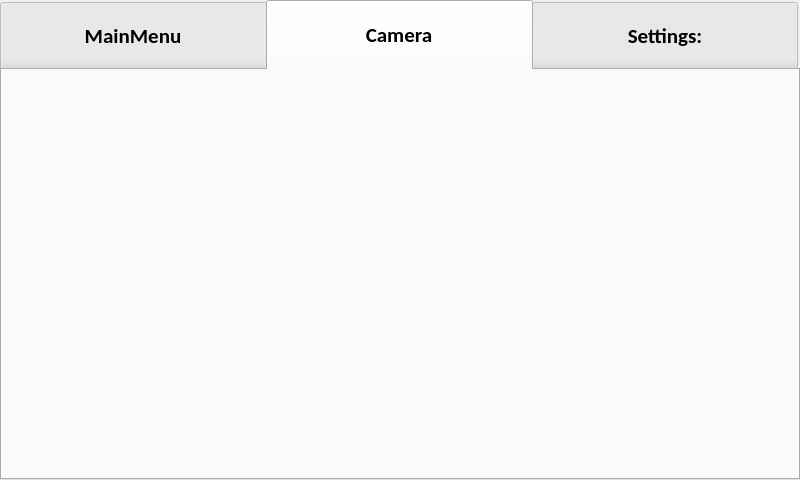
<?xml version="1.0" encoding="UTF-8"?>
<ui version="4.0">
 <class>TouchScreen</class>
 <widget class="QDialog" name="TouchScreen">
  <property name="geometry">
   <rect>
    <x>0</x>
    <y>0</y>
    <width>800</width>
    <height>480</height>
   </rect>
  </property>
  <property name="windowTitle">
   <string>Dialog</string>
  </property>
  <widget class="QTabWidget" name="tabWidget">
   <property name="geometry">
    <rect>
     <x>0</x>
     <y>0</y>
     <width>800</width>
     <height>480</height>
    </rect>
   </property>
   <property name="minimumSize">
    <size>
     <width>800</width>
     <height>0</height>
    </size>
   </property>
   <property name="palette">
    <palette>
     <active>
      <colorrole role="Mid">
       <brush brushstyle="SolidPattern">
        <color alpha="255">
         <red>194</red>
         <green>198</green>
         <blue>189</blue>
        </color>
       </brush>
      </colorrole>
     </active>
     <inactive>
      <colorrole role="Mid">
       <brush brushstyle="SolidPattern">
        <color alpha="255">
         <red>194</red>
         <green>198</green>
         <blue>189</blue>
        </color>
       </brush>
      </colorrole>
     </inactive>
     <disabled>
      <colorrole role="Mid">
       <brush brushstyle="SolidPattern">
        <color alpha="255">
         <red>194</red>
         <green>198</green>
         <blue>189</blue>
        </color>
       </brush>
      </colorrole>
     </disabled>
    </palette>
   </property>
   <property name="font">
    <font>
     <family>Calibri</family>
     <pointsize>16</pointsize>
     <weight>75</weight>
     <bold>true</bold>
    </font>
   </property>
   <property name="layoutDirection">
    <enum>Qt::LeftToRight</enum>
   </property>
   <property name="autoFillBackground">
    <bool>false</bool>
   </property>
   <property name="styleSheet">
    <string notr="true">QTabBar::tab { height: 70px; width: 266px; }</string>
   </property>
   <property name="tabShape">
    <enum>QTabWidget::Rounded</enum>
   </property>
   <property name="currentIndex">
    <number>1</number>
   </property>
   <property name="iconSize">
    <size>
     <width>40</width>
     <height>23</height>
    </size>
   </property>
   <property name="elideMode">
    <enum>Qt::ElideNone</enum>
   </property>
   <property name="tabBarAutoHide">
    <bool>false</bool>
   </property>
   <widget class="QWidget" name="tab">
    <property name="font">
     <font>
      <family>Calibri</family>
      <pointsize>16</pointsize>
     </font>
    </property>
    <property name="autoFillBackground">
     <bool>true</bool>
    </property>
    <attribute name="title">
     <string>MainMenu</string>
    </attribute>
    <widget class="QPushButton" name="TurnOnBtn">
     <property name="geometry">
      <rect>
       <x>20</x>
       <y>40</y>
       <width>371</width>
       <height>321</height>
      </rect>
     </property>
     <property name="styleSheet">
      <string notr="true">#TurnOnBtn {
background-color: transparent;
border-image: url(:MyFiles/PowerOff.gif);
background: none;
border: none;
background-repeat: none;
}
</string>
     </property>
     <property name="text">
      <string/>
     </property>
    </widget>
    <widget class="QPushButton" name="EDFAOff">
     <property name="geometry">
      <rect>
       <x>570</x>
       <y>150</y>
       <width>71</width>
       <height>61</height>
      </rect>
     </property>
     <property name="styleSheet">
      <string notr="true">#EDFAOff {
background-color: transparent;
border-image: url(:MyFiles/Red.png);
background: none;
border: none;
background-repeat: none;
}
</string>
     </property>
     <property name="text">
      <string/>
     </property>
    </widget>
    <widget class="QLabel" name="label_2">
     <property name="geometry">
      <rect>
       <x>420</x>
       <y>150</y>
       <width>141</width>
       <height>81</height>
      </rect>
     </property>
     <property name="font">
      <font>
       <family>Calibri</family>
       <pointsize>16</pointsize>
       <weight>75</weight>
       <bold>true</bold>
      </font>
     </property>
     <property name="text">
      <string>Amplifier:</string>
     </property>
    </widget>
    <widget class="QPushButton" name="LaserQuestOff">
     <property name="geometry">
      <rect>
       <x>570</x>
       <y>50</y>
       <width>71</width>
       <height>61</height>
      </rect>
     </property>
     <property name="styleSheet">
      <string notr="true">#LaserQuestOff {
background-color: transparent;
border-image: url(:MyFiles/Red.png);
background: none;
border: none;
background-repeat: none;
}
</string>
     </property>
     <property name="text">
      <string/>
     </property>
    </widget>
    <widget class="QLabel" name="label">
     <property name="geometry">
      <rect>
       <x>420</x>
       <y>40</y>
       <width>141</width>
       <height>81</height>
      </rect>
     </property>
     <property name="font">
      <font>
       <family>Calibri</family>
       <pointsize>16</pointsize>
       <weight>75</weight>
       <bold>true</bold>
      </font>
     </property>
     <property name="text">
      <string>Laser:</string>
     </property>
    </widget>
    <widget class="QPlainTextEdit" name="pteStatus">
     <property name="geometry">
      <rect>
       <x>400</x>
       <y>340</y>
       <width>371</width>
       <height>41</height>
      </rect>
     </property>
     <property name="mouseTracking">
      <bool>true</bool>
     </property>
    </widget>
    <widget class="QLabel" name="label_7">
     <property name="geometry">
      <rect>
       <x>420</x>
       <y>260</y>
       <width>131</width>
       <height>41</height>
      </rect>
     </property>
     <property name="font">
      <font>
       <family>Calibri</family>
       <pointsize>16</pointsize>
       <weight>75</weight>
       <bold>true</bold>
      </font>
     </property>
     <property name="text">
      <string>Stable:</string>
     </property>
    </widget>
    <widget class="QPushButton" name="StableOn">
     <property name="geometry">
      <rect>
       <x>570</x>
       <y>250</y>
       <width>71</width>
       <height>61</height>
      </rect>
     </property>
     <property name="styleSheet">
      <string notr="true">#StableOn {
background-color: transparent;
border-image: url(:MyFiles/Green.png);
background: none;
border: none;
background-repeat: none;
}
</string>
     </property>
     <property name="text">
      <string/>
     </property>
    </widget>
    <widget class="QPushButton" name="LaserQuestOn">
     <property name="geometry">
      <rect>
       <x>570</x>
       <y>50</y>
       <width>71</width>
       <height>61</height>
      </rect>
     </property>
     <property name="styleSheet">
      <string notr="true">#LaserQuestOn {
background-color: transparent;
border-image: url(:MyFiles/Green.png);
background: none;
border: none;
background-repeat: none;
}
</string>
     </property>
     <property name="text">
      <string/>
     </property>
    </widget>
    <widget class="QPushButton" name="EDFAOn">
     <property name="geometry">
      <rect>
       <x>570</x>
       <y>150</y>
       <width>71</width>
       <height>61</height>
      </rect>
     </property>
     <property name="styleSheet">
      <string notr="true">#EDFAOn {
background-color: transparent;
border-image: url(:MyFiles/Green.png);
background: none;
border: none;
background-repeat: none;
}
</string>
     </property>
     <property name="text">
      <string/>
     </property>
    </widget>
    <widget class="QPushButton" name="StableOff">
     <property name="geometry">
      <rect>
       <x>570</x>
       <y>250</y>
       <width>71</width>
       <height>61</height>
      </rect>
     </property>
     <property name="styleSheet">
      <string notr="true">#StableOff {
background-color: transparent;
border-image: url(:MyFiles/Red.png);
background: none;
border: none;
background-repeat: none;
}
</string>
     </property>
     <property name="text">
      <string/>
     </property>
    </widget>
    <widget class="QPushButton" name="TurnOffBtn">
     <property name="geometry">
      <rect>
       <x>20</x>
       <y>40</y>
       <width>371</width>
       <height>321</height>
      </rect>
     </property>
     <property name="styleSheet">
      <string notr="true">#TurnOffBtn {
background-color: transparent;
border-image: url(:MyFiles/PowerOn.gif);
background: none;
border: none;
background-repeat: none;
}
</string>
     </property>
     <property name="text">
      <string/>
     </property>
    </widget>
    <widget class="QPushButton" name="LaserPortOff">
     <property name="geometry">
      <rect>
       <x>670</x>
       <y>50</y>
       <width>71</width>
       <height>61</height>
      </rect>
     </property>
     <property name="styleSheet">
      <string notr="true">#LaserPortOff{
background-color: transparent;
border-image: url(:MyFiles/Red.png);
background: none;
border: none;
background-repeat: none;
}
</string>
     </property>
     <property name="text">
      <string/>
     </property>
    </widget>
    <widget class="QPushButton" name="EDFAPortOff">
     <property name="geometry">
      <rect>
       <x>670</x>
       <y>150</y>
       <width>71</width>
       <height>61</height>
      </rect>
     </property>
     <property name="styleSheet">
      <string notr="true">#EDFAPortOff {
background-color: transparent;
border-image: url(:MyFiles/Red.png);
background: none;
border: none;
background-repeat: none;
}
</string>
     </property>
     <property name="text">
      <string/>
     </property>
    </widget>
    <widget class="QPushButton" name="LaserPortOn">
     <property name="geometry">
      <rect>
       <x>670</x>
       <y>50</y>
       <width>71</width>
       <height>61</height>
      </rect>
     </property>
     <property name="styleSheet">
      <string notr="true">#LaserPortOn{
background-color: transparent;
border-image: url(:MyFiles/Green.png);
background: none;
border: none;
background-repeat: none;
}
</string>
     </property>
     <property name="text">
      <string/>
     </property>
    </widget>
    <widget class="QPushButton" name="EDFAPortOn">
     <property name="geometry">
      <rect>
       <x>670</x>
       <y>150</y>
       <width>71</width>
       <height>61</height>
      </rect>
     </property>
     <property name="styleSheet">
      <string notr="true">#EDFAPortOn{
background-color: transparent;
border-image: url(:MyFiles/Green.png);
background: none;
border: none;
background-repeat: none;
}
</string>
     </property>
     <property name="text">
      <string/>
     </property>
    </widget>
    <widget class="QWidget" name="layoutWidget">
     <property name="geometry">
      <rect>
       <x>570</x>
       <y>20</y>
       <width>221</width>
       <height>33</height>
      </rect>
     </property>
     <layout class="QHBoxLayout" name="horizontalLayout_3">
      <item>
       <widget class="QLabel" name="label_6">
        <property name="font">
         <font>
          <family>Calibri</family>
          <pointsize>10</pointsize>
          <weight>75</weight>
          <bold>true</bold>
         </font>
        </property>
        <property name="text">
         <string>Emission:</string>
        </property>
       </widget>
      </item>
      <item>
       <widget class="QLabel" name="label_8">
        <property name="font">
         <font>
          <family>Calibri</family>
          <pointsize>10</pointsize>
          <weight>75</weight>
          <bold>true</bold>
         </font>
        </property>
        <property name="text">
         <string>Port:</string>
        </property>
       </widget>
      </item>
     </layout>
    </widget>
    <zorder>layoutWidget</zorder>
    <zorder>EDFAPortOn</zorder>
    <zorder>EDFAPortOff</zorder>
    <zorder>LaserPortOn</zorder>
    <zorder>TurnOffBtn</zorder>
    <zorder>EDFAOn</zorder>
    <zorder>LaserQuestOn</zorder>
    <zorder>TurnOnBtn</zorder>
    <zorder>EDFAOff</zorder>
    <zorder>label_2</zorder>
    <zorder>LaserQuestOff</zorder>
    <zorder>label</zorder>
    <zorder>pteStatus</zorder>
    <zorder>label_7</zorder>
    <zorder>StableOn</zorder>
    <zorder>StableOff</zorder>
    <zorder>LaserPortOff</zorder>
   </widget>
   <widget class="QWidget" name="tab_3">
    <attribute name="title">
     <string>Camera</string>
    </attribute>
    <widget class="QCameraViewfinder" name="viewfinder" native="true">
     <property name="geometry">
      <rect>
       <x>30</x>
       <y>10</y>
       <width>741</width>
       <height>381</height>
      </rect>
     </property>
    </widget>
   </widget>
   <widget class="QWidget" name="tab_2">
    <property name="autoFillBackground">
     <bool>true</bool>
    </property>
    <attribute name="title">
     <string>Settings:</string>
    </attribute>
    <widget class="QPushButton" name="Save">
     <property name="geometry">
      <rect>
       <x>600</x>
       <y>310</y>
       <width>131</width>
       <height>81</height>
      </rect>
     </property>
     <property name="font">
      <font>
       <family>Comic Sans MS</family>
       <pointsize>10</pointsize>
       <weight>75</weight>
       <bold>true</bold>
      </font>
     </property>
     <property name="styleSheet">
      <string notr="true">#Save {
background-color: transparent;
border-image: url(:MyFiles/Save.gif);
background: none;
border: none;
background-repeat: none;
}
</string>
     </property>
     <property name="text">
      <string/>
     </property>
    </widget>
    <widget class="QWidget" name="layoutWidget">
     <property name="geometry">
      <rect>
       <x>40</x>
       <y>30</y>
       <width>731</width>
       <height>252</height>
      </rect>
     </property>
     <layout class="QVBoxLayout" name="verticalLayout">
      <item>
       <layout class="QHBoxLayout" name="horizontalLayout_2">
        <item>
         <widget class="QLabel" name="label_3">
          <property name="font">
           <font>
            <family>Calibri</family>
            <pointsize>16</pointsize>
            <weight>75</weight>
            <bold>true</bold>
           </font>
          </property>
          <property name="text">
           <string>EDFA Power(dBm):</string>
          </property>
         </widget>
        </item>
        <item>
         <widget class="QDoubleSpinBox" name="powerDb">
          <property name="font">
           <font>
            <family>Calibri</family>
            <pointsize>36</pointsize>
           </font>
          </property>
          <property name="readOnly">
           <bool>true</bool>
          </property>
          <property name="buttonSymbols">
           <enum>QAbstractSpinBox::NoButtons</enum>
          </property>
          <property name="showGroupSeparator" stdset="0">
           <bool>false</bool>
          </property>
          <property name="decimals">
           <number>2</number>
          </property>
          <property name="maximum">
           <double>999.990000000000009</double>
          </property>
         </widget>
        </item>
        <item>
         <widget class="QDoubleSpinBox" name="PowerBox">
          <property name="font">
           <font>
            <family>Calibri</family>
            <pointsize>36</pointsize>
           </font>
          </property>
          <property name="buttonSymbols">
           <enum>QAbstractSpinBox::PlusMinus</enum>
          </property>
          <property name="decimals">
           <number>2</number>
          </property>
         </widget>
        </item>
       </layout>
      </item>
      <item>
       <layout class="QHBoxLayout" name="horizontalLayout">
        <item>
         <widget class="QLabel" name="label_5">
          <property name="font">
           <font>
            <family>Calibri</family>
            <pointsize>16</pointsize>
            <weight>75</weight>
            <bold>true</bold>
           </font>
          </property>
          <property name="text">
           <string>Wavelength(nm):</string>
          </property>
         </widget>
        </item>
        <item>
         <widget class="QDoubleSpinBox" name="wavelengthDb">
          <property name="font">
           <font>
            <family>Calibri</family>
            <pointsize>36</pointsize>
           </font>
          </property>
          <property name="readOnly">
           <bool>true</bool>
          </property>
          <property name="buttonSymbols">
           <enum>QAbstractSpinBox::NoButtons</enum>
          </property>
          <property name="showGroupSeparator" stdset="0">
           <bool>false</bool>
          </property>
          <property name="decimals">
           <number>3</number>
          </property>
          <property name="maximum">
           <double>999.999000000000024</double>
          </property>
         </widget>
        </item>
        <item>
         <widget class="QDoubleSpinBox" name="wavelengthSb">
          <property name="font">
           <font>
            <family>Calibri</family>
            <pointsize>36</pointsize>
           </font>
          </property>
          <property name="buttonSymbols">
           <enum>QAbstractSpinBox::PlusMinus</enum>
          </property>
          <property name="decimals">
           <number>3</number>
          </property>
          <property name="maximum">
           <double>999.999000000000024</double>
          </property>
         </widget>
        </item>
       </layout>
      </item>
     </layout>
    </widget>
    <widget class="QPushButton" name="Load">
     <property name="geometry">
      <rect>
       <x>440</x>
       <y>327</y>
       <width>121</width>
       <height>51</height>
      </rect>
     </property>
     <property name="text">
      <string>Reset To Saved</string>
     </property>
    </widget>
    <zorder>layoutWidget</zorder>
    <zorder>Save</zorder>
    <zorder>Load</zorder>
   </widget>
  </widget>
 </widget>
 <customwidgets>
  <customwidget>
   <class>QCameraViewfinder</class>
   <extends>QWidget</extends>
   <header>qcameraviewfinder.h</header>
   <container>1</container>
  </customwidget>
 </customwidgets>
 <resources/>
 <connections/>
</ui>
